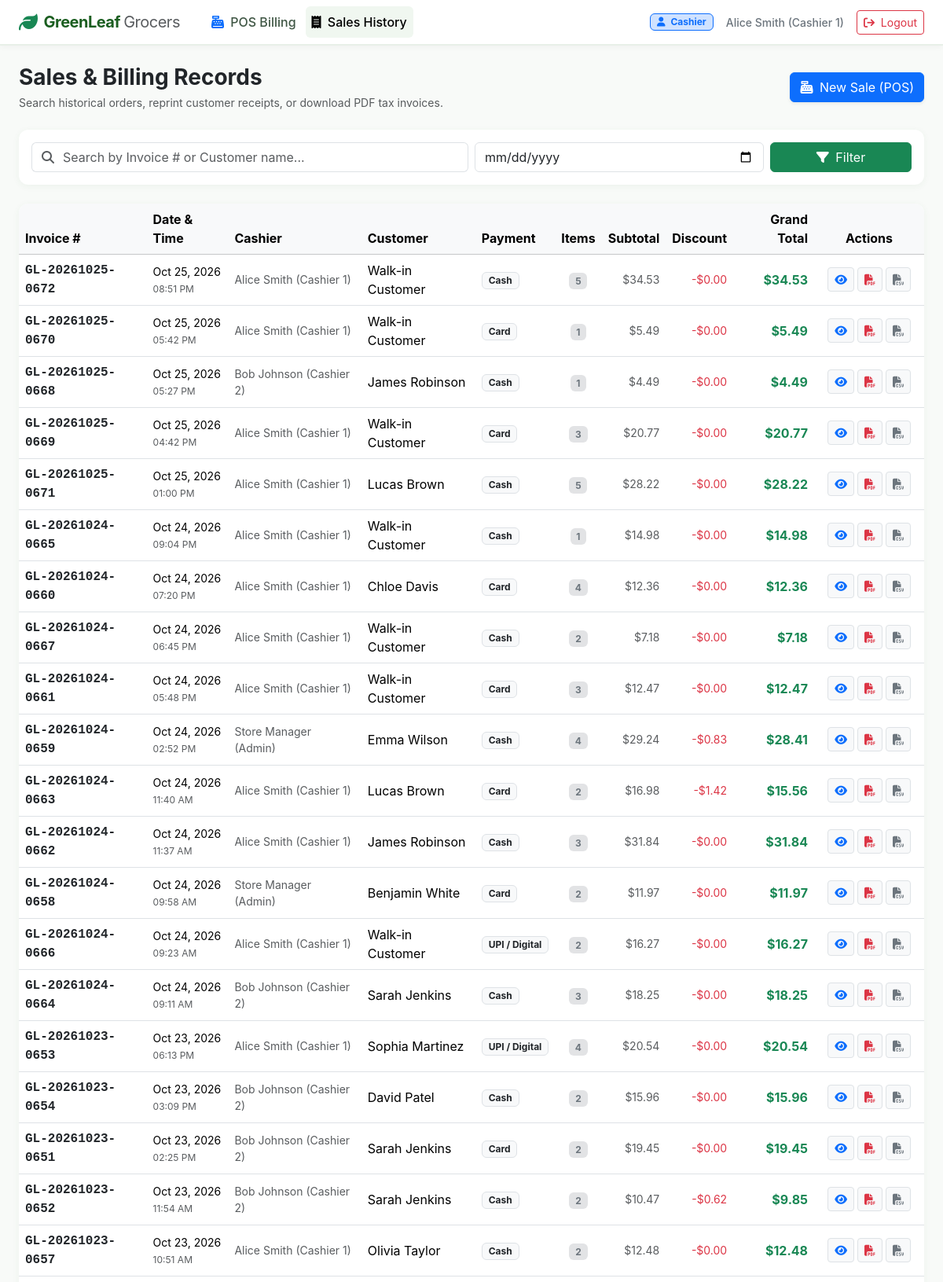
The app's page /billing/sales (signed in, upper part) with its own data.
### app/models.py (models this page shows, shortened)
class User(db.Model):
    __tablename__ = 'users'
    user_id = db.Column(db.Integer, primary_key=True, autoincrement=True)
    username = db.Column(db.String(64), unique=True, nullable=False, index=True)
    password_hash = db.Column(db.String(256), nullable=False)
    role = db.Column(db.String(20), nullable=False, default='cashier')  # 'admin' or 'cashier'
    full_name = db.Column(db.String(100), nullable=False, default='')
    created_at = db.Column(db.DateTime, default=utc_now)
    sales = db.relationship('Sale', backref='cashier', lazy=True)
    @property
    def is_admin(self) -> bool:
        return self.role.lower() == 'admin'

class Sale(db.Model):
    __tablename__ = 'sales'
    sale_id = db.Column(db.Integer, primary_key=True, autoincrement=True)
    invoice_no = db.Column(db.String(30), unique=True, nullable=False, index=True)
    sale_date = db.Column(db.Date, nullable=False, index=True)
    sale_time = db.Column(db.Time, nullable=False)
    sale_timestamp = db.Column(db.DateTime, nullable=False, default=utc_now, index=True)
    user_id = db.Column(db.Integer, db.ForeignKey('users.user_id'), nullable=False)
    customer_name = db.Column(db.String(100), default='Walk-in Customer')
    customer_phone = db.Column(db.String(20), nullable=True)
    payment_method = db.Column(db.String(30), default='Cash')  # Cash, Card, UPI
    subtotal = db.Column(db.Float, nullable=False, default=0.0)
    discount = db.Column(db.Float, nullable=False, default=0.0)
    total_amount = db.Column(db.Float, nullable=False, default=0.0)
    notes = db.Column(db.Text, nullable=True)
    items = db.relationship('SaleItem', backref='sale', cascade='all, delete-orphan', lazy=True)

### app/routes/billing.py (the view)
@billing_bp.route('/sales')
@login_required
def sales_history():
    query_str = request.args.get('q', '').strip()
    date_filter = request.args.get('date', '').strip()
    sales_query = Sale.query
    if query_str:
        sales_query = sales_query.filter(
            (Sale.invoice_no.ilike(f'%{query_str}%')) |
            (Sale.customer_name.ilike(f'%{query_str}%'))
        )
    if date_filter:
        try:
            filter_date = datetime.strptime(date_filter, '%Y-%m-%d').date()
            sales_query = sales_query.filter(Sale.sale_date == filter_date)
        except ValueError:
            pass
    sales = sales_query.order_by(Sale.sale_timestamp.desc()).limit(100).all()
    return render_template('billing/sales_list.html', sales=sales, query_str=query_str, date_filter=date_filter)

### app/routes/auth.py (called while the page is built)
def login_required(f):
    @wraps(f)
    def decorated_function(*args, **kwargs):
        if 'user_id' not in session:
            flash('Please log in to access this page.', 'warning')
            return redirect(url_for('auth.login', next=request.url))
        return f(*args, **kwargs)
    return decorated_function

### app/templates/billing/sales_list.html (shortened to what this page needs)
{% extends "base.html" %}
{% block content %}
<div class="d-flex flex-column flex-md-row justify-content-between align-items-md-center gap-3 mb-4">
    <div>
        <h1 class="h3 fw-bold text-dark mb-1">Sales & Billing Records</h1>
        <p class="text-muted small mb-0">Search historical orders, reprint customer receipts, or download PDF tax invoices.</p>
    </div>
    <div>
        <a href="{{ url_for('billing.pos') }}" class="btn btn-primary shadow-sm">
            <i class="fa-solid fa-cash-register me-1"></i> New Sale (POS)
        </a>
    </div>
</div>
<div class="card stat-card p-3 mb-4">
    <form method="GET" action="{{ url_for('billing.sales_history') }}" class="row g-2 align-items-center">
        <div class="col-12 col-md-6">
            <div class="input-group">
                <span class="input-group-text bg-white text-muted border-end-0">
                    <i class="fa-solid fa-magnifying-glass"></i>
                </span>
                <input type="text" name="q" class="form-control border-start-0 ps-0" placeholder="Search by Invoice # or Customer name..." value="{{ query_str }}">
            </div>
        </div>
        <div class="col-6 col-md-4">
            <input type="date" name="date" class="form-control" value="{{ date_filter }}">
        </div>
        <div class="col-6 col-md-2 d-flex gap-2">
            <button type="submit" class="btn btn-success w-100">
                <i class="fa-solid fa-filter me-1"></i> Filter
            </button>
        </div>
    </form>
</div>
<div class="card stat-card p-0 overflow-hidden">
    <div class="table-responsive">
        <table class="table table-hover align-middle mb-0">
            <thead class="table-light">
                <tr>
                    <th>Invoice #</th>
                    <th>Date & Time</th>
                    <th>Cashier</th>
                    <th>Customer</th>
                    <th>Payment</th>
                    <th class="text-center">Items</th>
                    <th class="text-end">Subtotal</th>
                    <th class="text-end">Discount</th>
                    <th class="text-end">Grand Total</th>
                    <th class="text-center" style="width: 140px;">Actions</th>
                </tr>
            </thead>
            <tbody>
                {% for s in sales %}
                <tr>
                    <td class="fw-bold font-monospace text-dark">{{ s.invoice_no }}</td>
                    <td class="small">
                        <div>{{ s.sale_date | date_format }}</div>
                        <span class="text-muted" style="font-size: 0.75rem;">{{ s.sale_time.strftime('%I:%M %p') }}</span>
                    </td>
                    <td class="small text-muted">{{ s.cashier.full_name or s.cashier.username if s.cashier else 'System' }}</td>
                    <td>{{ s.customer_name }}</td>
                    <td><span class="badge bg-light text-dark border">{{ s.payment_method }}</span></td>
                    <td class="text-center"><span class="badge bg-secondary-subtle text-secondary">{{ s.items|length }}</span></td>
                    <td class="text-end text-muted small">${{ "%.2f"|format(s.subtotal) }}</td>
                    <td class="text-end text-danger small">{% if s.discount > 0 %}-${{ "%.2f"|format(s.discount) }}{% else %}-$0.00{% endif %}</td>
                    <td class="text-end fw-bold text-success">${{ "%.2f"|format(s.total_amount) }}</td>
                    <td class="text-center">
                        <div class="d-flex justify-content-center gap-1">
                            <a href="{{ url_for('billing.receipt', sale_id=s.sale_id) }}" class="btn btn-sm btn-light border" title="View / Print Receipt">
                                <i class="fa-solid fa-eye text-primary"></i>
                            </a>
                            <a href="{{ url_for('billing.download_pdf', sale_id=s.sale_id) }}" class="btn btn-sm btn-light border" title="Download PDF">
                                <i class="fa-solid fa-file-pdf text-danger"></i>
                            </a>
                            <a href="{{ url_for('billing.download_receipt_csv', sale_id=s.sale_id) }}" class="btn btn-sm btn-light border" title="Download CSV">
                                <i class="fa-solid fa-file-csv text-secondary"></i>
                            </a>
                        </div>
                    </td>
                </tr>
                {% endfor %}
            </tbody>
        </table>
    </div>
</div>
{% endblock %}

### app/templates/base.html (shortened to what this page needs)
<!DOCTYPE html>
<html lang="en">
<head>
    <link href="https://cdn.jsdelivr.net/npm/bootstrap@5.3.3/dist/css/bootstrap.min.css" rel="stylesheet">
    <link rel="stylesheet" href="https://cdnjs.cloudflare.com/ajax/libs/font-awesome/6.5.1/css/all.min.css">
    <link rel="stylesheet" href="{{ url_for('static', filename='css/style.css') }}">
</head>
<body>
    <nav class="navbar navbar-expand-lg navbar-greenleaf sticky-top py-2">
        <div class="container-fluid px-4">
            <a class="navbar-brand d-flex align-items-center gap-2" href="{{ url_for('auth.index') }}">
                <i class="fa-solid fa-leaf text-success fs-4"></i>
                <span>GreenLeaf <span class="fw-normal text-muted">Grocers</span></span>
            </a>
            <div class="collapse navbar-collapse" id="navbarMain">
                {% if current_user %}
                <ul class="navbar-nav me-auto mb-2 mb-lg-0 ms-lg-3 gap-1">
                    <li class="nav-link-item">
                        <a class="nav-link {% if request.endpoint and request.endpoint == 'billing.pos' %}active{% endif %}" href="{{ url_for('billing.pos') }}">
                            <i class="fa-solid fa-cash-register me-1 text-primary"></i> POS Billing
                        </a>
                    </li>
                    <li class="nav-link-item">
                        <a class="nav-link {% if request.endpoint and request.endpoint == 'billing.sales_history' %}active{% endif %}" href="{{ url_for('billing.sales_history') }}">
                            <i class="fa-solid fa-receipt me-1"></i> Sales History
                        </a>
                    </li>
                </ul>
                <div class="d-flex align-items-center gap-3">
                    {% if current_user.is_admin %}
                    <span class="badge bg-success-subtle text-success border border-success px-2 py-1">
                        <i class="fa-solid fa-shield-halved me-1"></i> Admin
                    </span>
                    {% else %}
                    <span class="badge bg-primary-subtle text-primary border border-primary px-2 py-1">
                        <i class="fa-solid fa-user me-1"></i> Cashier
                    </span>
                    {% endif %}
                    <span class="text-secondary small fw-medium d-none d-md-inline">
                        {{ current_user.full_name or current_user.username }}
                    </span>
                    <a href="{{ url_for('auth.logout') }}" class="btn btn-outline-danger btn-sm" title="Log Out">
                        <i class="fa-solid fa-arrow-right-from-bracket me-1"></i> Logout
                    </a>
                </div>
                {% endif %}
            </div>
        </div>
    </nav>
    <main class="container-fluid px-4 py-4 flex-grow-1">
        {% block content %}{% endblock %}
    </main>
</body>
</html>

### app/static/css/style.css (style rules this page uses)
:root { --brand-primary: #2e7d32; --brand-dark: #1b5e20; --brand-light: #4caf50; --brand-accent: #81c784; --brand-bg: #f8faf8; --brand-surface: #ffffff; --danger-red: #d32f2f; --warning-amber: #ed6c02; --info-blue: #0288d1; }
body { background-color: var(--brand-bg); font-family: -apple-system, BlinkMacSystemFont, "Segoe UI", Roboto, "Helvetica Neue", Arial, sans-serif; color: #2b3a2f; min-height: 100vh; display: flex; flex-direction: column; }
.navbar-brand { font-weight: 700; letter-spacing: -0.5px; color: var(--brand-dark) !important; }
.navbar-greenleaf { background: #ffffff; border-bottom: 2px solid #e8f0e8; box-shadow: 0 2px 8px rgba(0, 0, 0, 0.04); }
.nav-link { font-weight: 500; color: #3f5644; transition: all 0.2s; padding: 0.5rem 0.85rem; border-radius: 6px; }
.nav-link:hover, .nav-link.active { color: var(--brand-primary); background-color: #f0f7f0; }
.stat-card { border: none; border-radius: 12px; background: #ffffff; box-shadow: 0 2px 10px rgba(46, 125, 50, 0.06); transition: transform 0.2s, box-shadow 0.2s; }

### records on screen
User: full_name "Alice Smith (Cashier 1)"
Sale: invoice_no "GL-20261025-0672", sale_date "Oct 25, 2026", sale_time "08:51 PM", cashier "Alice Smith (Cashier 1)", customer_name "Walk-in Customer", payment_method "Cash", items|length "5", subtotal "34.53", discount "-$0.00", total_amount "34.53"
Sale: invoice_no "GL-20261025-0670", sale_date "Oct 25, 2026", sale_time "05:42 PM", cashier "Alice Smith (Cashier 1)", customer_name "Walk-in Customer", payment_method "Card", items|length "1", subtotal "5.49", discount "-$0.00", total_amount "5.49"
Sale: invoice_no "GL-20261025-0668", sale_date "Oct 25, 2026", sale_time "05:27 PM", cashier "Bob Johnson (Cashier 2)", customer_name "James Robinson", payment_method "Cash", items|length "1", subtotal "4.49", discount "-$0.00", total_amount "4.49"
Sale: invoice_no "GL-20261025-0669", sale_date "Oct 25, 2026", sale_time "04:42 PM", cashier "Alice Smith (Cashier 1)", customer_name "Walk-in Customer", payment_method "Card", items|length "3", subtotal "20.77", discount "-$0.00", total_amount "20.77"
Sale: invoice_no "GL-20261025-0671", sale_date "Oct 25, 2026", sale_time "01:00 PM", cashier "Alice Smith (Cashier 1)", customer_name "Lucas Brown", payment_method "Cash", items|length "5", subtotal "28.22", discount "-$0.00", total_amount "28.22"
Sale: invoice_no "GL-20261024-0665", sale_date "Oct 24, 2026", sale_time "09:04 PM", cashier "Alice Smith (Cashier 1)", customer_name "Walk-in Customer", payment_method "Cash", items|length "1", subtotal "14.98", discount "-$0.00", total_amount "14.98"
Sale: invoice_no "GL-20261024-0660", sale_date "Oct 24, 2026", sale_time "07:20 PM", cashier "Alice Smith (Cashier 1)", customer_name "Chloe Davis", payment_method "Card", items|length "4", subtotal "12.36", discount "-$0.00", total_amount "12.36"
Sale: invoice_no "GL-20261024-0667", sale_date "Oct 24, 2026", sale_time "06:45 PM", cashier "Alice Smith (Cashier 1)", customer_name "Walk-in Customer", payment_method "Cash", items|length "2", subtotal "7.18", discount "-$0.00", total_amount "7.18"
Sale: invoice_no "GL-20261024-0661", sale_date "Oct 24, 2026", sale_time "05:48 PM", cashier "Alice Smith (Cashier 1)", customer_name "Walk-in Customer", payment_method "Card", items|length "3", subtotal "12.47", discount "-$0.00", total_amount "12.47"
Sale: invoice_no "GL-20261024-0659", sale_date "Oct 24, 2026", sale_time "02:52 PM", cashier "Store Manager (Admin)", customer_name "Emma Wilson", payment_method "Cash", items|length "4", subtotal "29.24", discount "0.83", total_amount "28.41"
Sale: invoice_no "GL-20261024-0663", sale_date "Oct 24, 2026", sale_time "11:40 AM", cashier "Alice Smith (Cashier 1)", customer_name "Lucas Brown", payment_method "Card", items|length "2", subtotal "16.98", discount "1.42", total_amount "15.56"
Sale: invoice_no "GL-20261024-0662", sale_date "Oct 24, 2026", sale_time "11:37 AM", cashier "Alice Smith (Cashier 1)", customer_name "James Robinson", payment_method "Cash", items|length "3", subtotal "31.84", discount "-$0.00", total_amount "31.84"
Sale: invoice_no "GL-20261024-0658", sale_date "Oct 24, 2026", sale_time "09:58 AM", cashier "Store Manager (Admin)", customer_name "Benjamin White", payment_method "Card", items|length "2", subtotal "11.97", discount "-$0.00", total_amount "11.97"
Sale: invoice_no "GL-20261024-0666", sale_date "Oct 24, 2026", sale_time "09:23 AM", cashier "Alice Smith (Cashier 1)", customer_name "Walk-in Customer", payment_method "UPI / Digital", items|length "2", subtotal "16.27", discount "-$0.00", total_amount "16.27"
Sale: invoice_no "GL-20261024-0664", sale_date "Oct 24, 2026", sale_time "09:11 AM", cashier "Bob Johnson (Cashier 2)", customer_name "Sarah Jenkins", payment_method "Cash", items|length "3", subtotal "18.25", discount "-$0.00", total_amount "18.25"
Sale: invoice_no "GL-20261023-0653", sale_date "Oct 23, 2026", sale_time "06:13 PM", cashier "Alice Smith (Cashier 1)", customer_name "Sophia Martinez", payment_method "UPI / Digital", items|length "4", subtotal "20.54", discount "-$0.00", total_amount "20.54"
Sale: invoice_no "GL-20261023-0654", sale_date "Oct 23, 2026", sale_time "03:09 PM", cashier "Bob Johnson (Cashier 2)", customer_name "David Patel", payment_method "Cash", items|length "2", subtotal "15.96", discount "-$0.00", total_amount "15.96"
Sale: invoice_no "GL-20261023-0651", sale_date "Oct 23, 2026", sale_time "02:25 PM", cashier "Bob Johnson (Cashier 2)", customer_name "Sarah Jenkins", payment_method "Card", items|length "2", subtotal "19.45", discount "-$0.00", total_amount "19.45"
Sale: invoice_no "GL-20261023-0652", sale_date "Oct 23, 2026", sale_time "11:54 AM", cashier "Bob Johnson (Cashier 2)", customer_name "Sarah Jenkins", payment_method "Cash", items|length "2", subtotal "10.47", discount "0.62", total_amount "9.85"
Sale: invoice_no "GL-20261023-0657", sale_date "Oct 23, 2026", sale_time "10:51 AM", cashier "Alice Smith (Cashier 1)", customer_name "Olivia Taylor", payment_method "Cash", items|length "2", subtotal "12.48", discount "-$0.00", total_amount "12.48"
